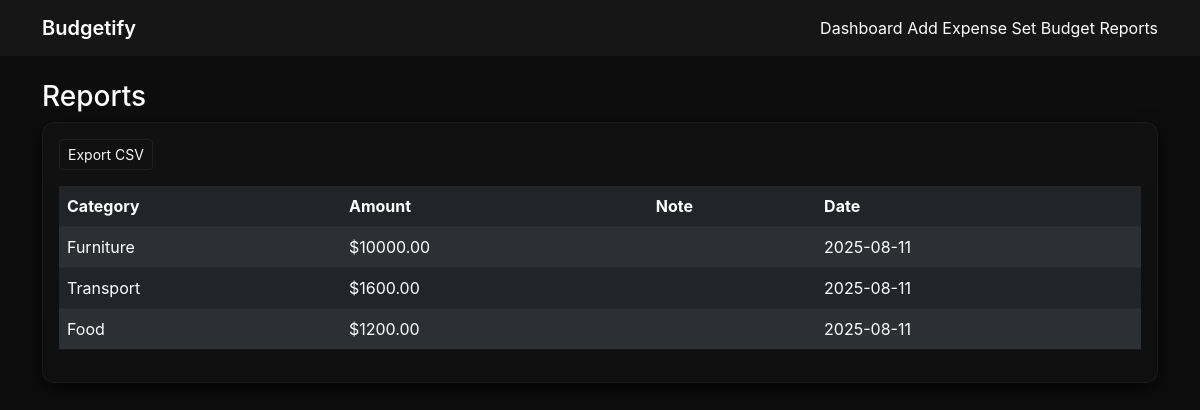
Page /reports on the committed database.
### models.py (models this page shows, shortened)
class Expense(db.Model):
    id = db.Column(db.Integer, primary_key=True)
    category = db.Column(db.String(80), nullable=False)
    amount = db.Column(db.Float, nullable=False)
    note = db.Column(db.String(200), nullable=True)
    date = db.Column(db.DateTime, default=datetime.utcnow)

### app.py (the view)
@app.route("/reports")
def reports():
    expenses = Expense.query.order_by(Expense.date.desc()).all()
    return render_template("reports.html", expenses=expenses)

### templates/reports.html
{% extends "base.html" %}
{% block content %}
<h3 data-aos="fade-up">Reports</h3>
<div class="card p-3 card-elevated" data-aos="fade-up" data-aos-delay="80">
  <div class="d-flex justify-content-between align-items-center mb-3">
    <div>
      <button id="exportCsvBtn" class="btn btn-sm btn-outline-light">Export CSV</button>
    </div>
  </div>
  {% if expenses %}
  <div class="table-responsive">
    <table class="table table-dark table-striped">
      <thead>
        <tr>
          <th>Category</th>
          <th>Amount</th>
          <th>Note</th>
          <th>Date</th>
        </tr>
      </thead>
      <tbody>
        {% for e in expenses %}
        <tr>
          <td>{{ e.category }}</td>
          <td>${{ '%.2f' % e.amount }}</td>
          <td>{{ e.note or '' }}</td>
          <td>{{ e.date.strftime('%Y-%m-%d') }}</td>
        </tr>
        {% endfor %}
      </tbody>
    </table>
  </div>
  {% else %}
    <p class="text-muted">No expense data.</p>
  {% endif %}
</div>
{% endblock %}

### static/css/style.css (style rules this page uses)
:root { --bg:#0d0d0d; --card:#141414; --muted:#999; --accent:#f5f5f5; --glass: rgba(255,255,255,0.04); }
body { background: var(--bg); color: white; font-family: Inter, Arial, sans-serif; }
.card-elevated { background: linear-gradient(180deg, rgba(255,255,255,0.02), rgba(255,255,255,0.01)); border: 1px solid rgba(255,255,255,0.04); border-radius: 12px; box-shadow: 0 6px 18px rgba(0,0,0,0.7); transition: transform .18s ease, box-shadow .18s ease; }
.table-dark > tbody > tr > td, .table-dark > thead > tr > th { border-color: rgba(255,255,255,0.03); }
.btn-outline-light { border-color: rgba(255,255,255,0.06); }

### rows in the picture
Expense: category "Furniture", amount "10000.00", date "2025-08-11"
Expense: category "Transport", amount "1600.00", date "2025-08-11"
Expense: category "Food", amount "1200.00", date "2025-08-11"
